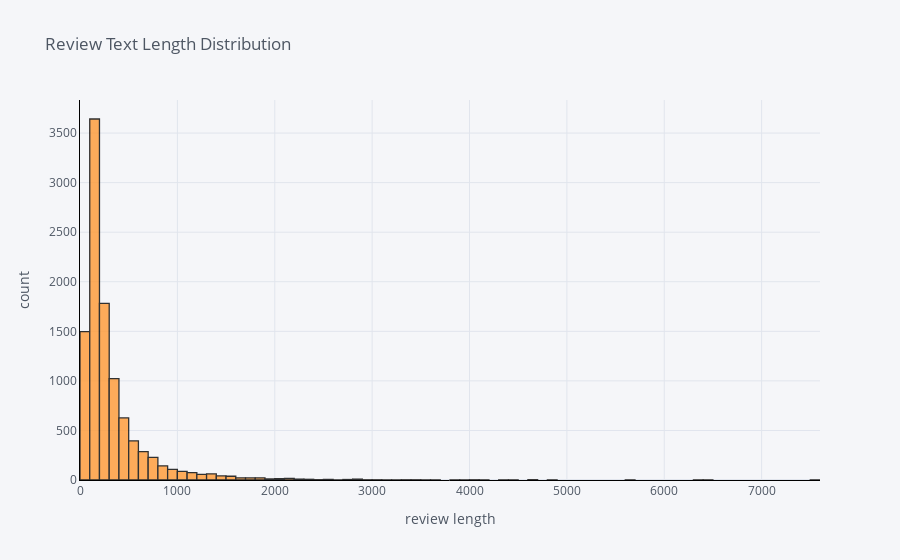

Notebook cell for this chart:
### Markdown cell above
Review Text Length Distribution

### Code cell
process_reviews['review_len'].iplot(
    kind='hist',
    bins=100,
    xTitle='review length',
    linecolor='black',
    yTitle='count',
    title='Review Text Length Distribution')

### Figure 1 — Plotly figure (JSON) as saved in the notebook; plotly's stock layout.template omitted (floating-point values rounded to 4 significant figures; data arrays with more than 128 entries replaced by an {"elided": "..."} marker saying what was removed)
{"data": [{"opacity": 0.8, "name": "review_len", "histnorm": "", "nbinsx": 100, "histfunc": "count", "marker": {"color": "rgba(255, 153, 51, 1.0)", "line": {"color": "#000000", "width": 1.3}}, "x": {"elided": "10261 int values"}, "type": "histogram", "orientation": "v"}], "layout": {"xaxis": {"tickfont": {"color": "#4D5663"}, "title": {"text": "review length", "font": {"color": "#4D5663"}}, "showgrid": true, "zerolinecolor": "#E1E5ED", "gridcolor": "#E1E5ED", "linecolor": "black"}, "title": {"text": "Review Text Length Distribution", "font": {"color": "#4D5663"}}, "paper_bgcolor": "#F5F6F9", "plot_bgcolor": "#F5F6F9", "yaxis": {"tickfont": {"color": "#4D5663"}, "title": {"text": "count", "font": {"color": "#4D5663"}}, "showgrid": true, "zerolinecolor": "#E1E5ED", "gridcolor": "#E1E5ED", "linecolor": "black"}, "barmode": "overlay", "legend": {"bgcolor": "#F5F6F9", "font": {"color": "#4D5663"}}}}
